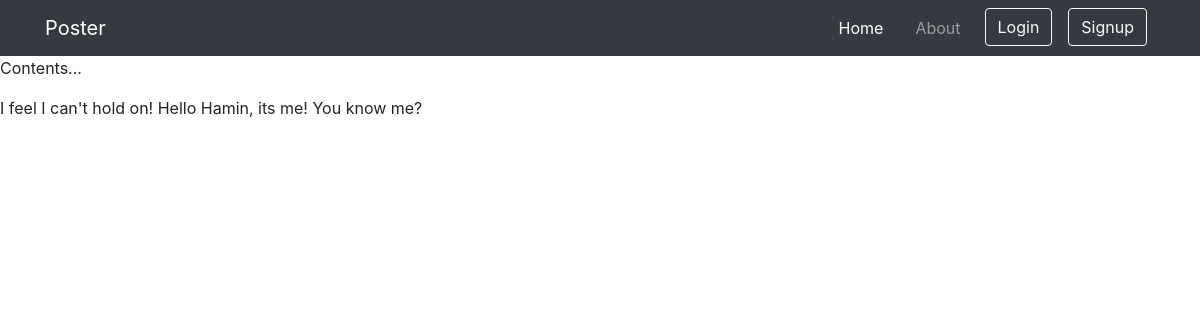
Page /posts/user on the earlier database version.
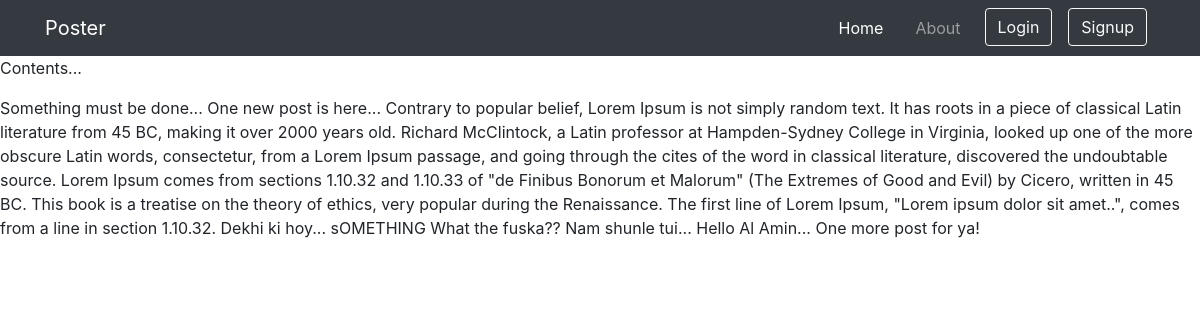
Same page on the later database version.
### posts/models.py (models this page shows, shortened)
class Post(models.Model):
    user = models.ForeignKey(User, on_delete=models.CASCADE)
    data = models.TextField()

### posts/views.py (the view)
# urls.py: path('posts/<str:username>', views.post_view, name="posts"),
@csrf_exempt
def post_view(request, username):
    if request.method == "GET":
        posts = Post.objects.all()
        return render(request, 'posts.html', {"posts": posts})
    elif request.method == "POST":
        print(request.POST)
        return redirect('/')

### posts/templates/posts.html
{% extends 'base.html' %}
{% block content %}
    <p>Contents...</p>
     {% for post in posts %}
         {{ post.data }}
    {% endfor %}
{% endblock %}

### posts/templates/base.html (shortened to what this page needs)
<!DOCTYPE html>
<html lang="en">
<head>
    <link rel="stylesheet" href="https://stackpath.bootstrapcdn.com/bootstrap/4.3.1/css/bootstrap.min.css"
>
    {% load static %}
    <link rel="stylesheet" type="text/css" href="{% static 'poster/style.css' %}">
</head>
<body>
<nav class="navbar navbar-expand-lg navbar-dark bg-dark poster-navbar">
    <div class="container">
        <a class="navbar-brand" href="#">Poster</a>
        <div class="collapse navbar-collapse" id="navbarText">
            <ul class="navbar-nav ml-auto">
                <li class="nav-item active">
                    <a class="nav-link mr-2 ml-2" href="#">Home
                    </a>
                </li>
                <li class="nav-item">
                    <a class="nav-link mr-2 ml-2" href="#">About</a>
                </li>
                {% if user.is_authenticated %}
                    <li class="nav-item">
                        <a class="nav-link mr-2 ml-2" href="#">Posts</a>
                    </li>
                    <li class="nav-item">
                        <button type="button" class="btn btn-outline-light mr-2 ml-2">
                            Log Out
                        </button>
                    </li>
                {% else %}
                    <li class="nav-item">
                        <a href="{% url 'login' %}">
                            <button type="button"
                                    class="btn btn-outline-light mr-2 ml-2 mt-lg-0 mb-lg-0 mt-sm-2 mb-sm-2"
                                    data-toggle="modal" data-target="#loginModal">
                                Login
                            </button>
                        </a>
                    </li>
                    <li class="nav-item">
                        <a href="{% url 'signup' %}">
                            <button type="button" id="signup-button" class="btn btn-outline-light mr-2 ml-2"
                                    data-toggle="modal" data-target="#signupModal">
                                Signup
                            </button>
                        </a>
                    </li>
                {% endif %}
            </ul>
        </div>
    </div>
</nav>
{% block content %}
{% endblock %}
</body>
</html>

### posts/static/poster/style.css (style rules this page uses)
.poster-navbar { background: darkblue; }

Differences in the rows shown:
changed Post: data "I feel I can't hold on!" → "Something must be done..."
changed Post: data "Hello Hamin, its me! You know me?" → "One new post is here... Contrary to popular belief, Lorem Ipsum is not simply random text. It has roots in a piece of classical Latin literature from 45 BC, making it over 2000 years old. Richard McClintock, a Latin professor at Hampden-Sydney College in Virginia, looked up one of the more obscure Latin words, consectetur, from a Lorem Ipsum passage, and going through the cites of the word in classical literature, discovered the undoubtable source. Lorem Ipsum comes from sections 1.10.32 and 1.10.33 of \"de Finibus Bonorum et Malorum\" (The Extremes of Good and Evil) by Cicero, written in 45 BC. This book is a treatise on the theory of ethics, very popular during the Renaissance. The first…"
added Post: data "Dekhi ki hoy..."
added Post: data "sOMETHING"
added Post: data "What the fuska??"
added Post: data "Nam shunle tui..."
added Post: data "Hello Al Amin..."
added Post: data "One more post for ya!"
